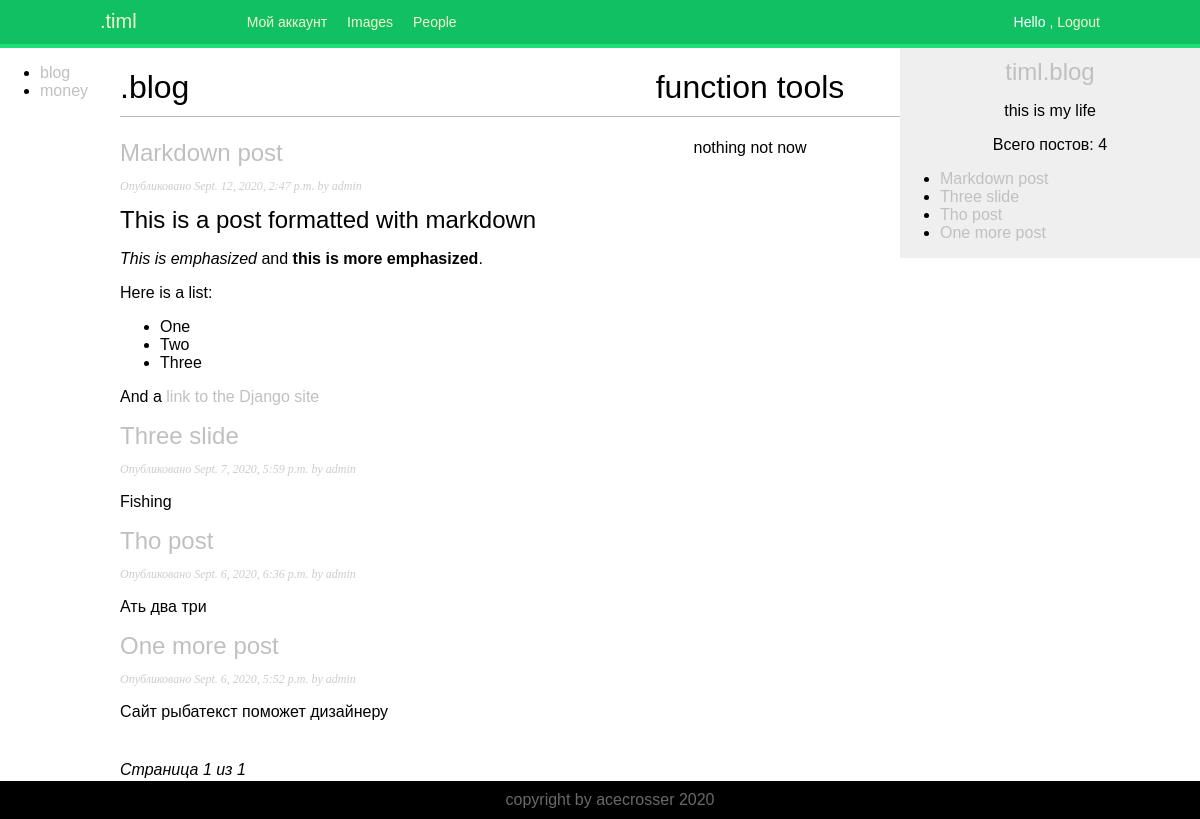
Screenshot of /blog/ (signed in) with the database file from the repository.
### blog/models.py (models this page shows, shortened)
class Post(models.Model):
    STATUS_CHOICES = (
        ('draft', 'Draft'),
        ('published', 'Published')
    )
    title = models.CharField(max_length=250)
    slug = models.SlugField(max_length=250, unique_for_date='publish')
    author = models.ForeignKey(User, on_delete=models.CASCADE, related_name='blog_posts')
    body = models.TextField()
    publish = models.DateTimeField(default=timezone.now)
    created = models.DateTimeField(auto_now_add=True)
    update = models.DateTimeField(auto_now=True)
    status = models.CharField(max_length=10, choices=STATUS_CHOICES, default='draft')
    tags = TaggableManager()
    class Meta:
        ordering = ('-publish',)
    object = models.Manager()
    published = PublishedManager()
    def get_absolute_url(self):
        return reverse('blog:post_detail', args=[self.publish.year,
                                                 self.publish.month,
                                                 self.publish.day,
                                                 self.slug])

### blog/views.py (the view)
# urls.py: path('', views.PostListView.as_view(), name='post_list'),
class PostListView(ListView):
    queryset = Post.published.filter()
    context_object_name = 'posts'
    paginate_by = 5
    template_name = 'blog/post/list.html'
    def get_queryset(self):
        return Post.published.filter(author=self.request.user)

### blog/models.py (called while the page is built)
    def get_queryset(self):
        return super().get_queryset().filter(status='published')

### blog/templatetags/blog_tags.py (called while the page is built)
@register.simple_tag
def total_posts():
    return Post.published.count()

@register.inclusion_tag('blog/post/latest_posts.html')
def show_latest_posts(count=5):
    latest_posts = Post.published.order_by('-publish')[:count]
    return {'latest_posts': latest_posts}

@register.filter(name='markdown') # перемена name будет использоваться как название тега в шаблоне
def markdown_format(text):
    return mark_safe(markdown.markdown(text))

@register.simple_tag()
def function_tools():
    return 'nothing not now'

### blog/templates/blog/post/list.html (shortened to what this page needs)
{% extends 'blog/base.html' %}
{% load blog_tags %}
{% block content %}
    <h1>.blog</h1>
    {% for post in posts %}
        <h2>
            <a href="{{ post.get_absolute_url }}">{{ post.title }}</a>
        </h2>
        <p class="date">Опубликовано {{ post.publish }} by {{ post.author }}</p>
        {{ post.body|markdown|truncatewords_html:30 }}
    {% endfor %}
    {% include "pagination.html" with page=page_obj %}
{% endblock %}

### blog/templates/blog/base.html (shortened to what this page needs)
{% load blog_tags %}
{% load static %}
<!DOCTYPE html>
<html>
<head>
    <link href="{% static 'css/blog.css' %}" rel="stylesheet">
</head>
<body>
    <div id="header">
        <span class="logo">.timl</span>
        {% if request.user.is_authenticated %}
            <ul class="menu">
                <li {% if section == 'dashboard' %} class="selected" {% endif %}>
                    <a href="{% url 'dashboard' %}">Мой аккаунт</a>
                </li>
                <li {% if section == 'images' %} class="selected" {% endif %}>
                    <a href="#">Images</a>
                </li>
                <li {% if section == 'people' %} class="selected" {% endif %}>
                    <a href="#">People</a>
                </li>
            </ul>
        {% endif %}
            <span class="user">
                {% if request.user.is_authenticated %}
                Hello {{ request.user.first_name }},
                    <a href="{% url 'logout' %}">Logout</a>
                {% else %}
                    <a href="{% url 'login' %}">Log-in</a>
                {% endif %}
            </span>
    </div>
    <div id="sidebar_left">
        <ul class="menu">
            <li><a href="/blog/">blog</a></li>
            <li><a href="/money/">money</a></li>
        </ul>
    </div>
    <div id="content">
        {% block content %}
        {% endblock %}
    </div>
    <div id="function_tools">
        <center>
            <h1>function tools</h1>
            {% function_tools %}
        </center>
    </div>
    <div id="sidebar">
        <center>
            <a href="/blog/"><h2>timl.blog</h2></a>
            <p>this is my life</p>
            <p>Всего постов: {% total_posts %}</p>
        </center>
        {% show_latest_posts %}
    </div>
    <div id="footer">
        <center>
            copyright by acecrosser 2020
        </center>
    </div>
</body>
</html>

### blog/templates/pagination.html (shortened to what this page needs)
<div class="pagination">
    <span class="step-links">
    <span class="current">
        Страница {{ page.number }} из {{ page.paginator.num_pages }}
    </span>
    </span>
</div>

### blog/templates/blog/post/latest_posts.html
<ul>
  {% for post in latest_posts %}
  <li><a href="{{ post.get_absolute_url }}">{{ post.title}}</a></li>
  {% endfor %}
</ul>

### blog/static/css/blog.css (style rules this page uses)
body { margin:0; padding:0; font-family: Ubuntu Mono, sans-serif; }
a { color:#C0C0C0; text-decoration:none; }
h1 { font-weight:normal; border-bottom:1px solid #bbb; padding:0 0 10px 0; }
h2 { font-weight:normal; margin:10px 0 0; }
#header { padding:10px 100px; font-size:14px; background:#12c064; color:#fff; border-bottom:4px solid #1cdf78; overflow:auto; }
#header .logo { font-family: Ubuntu Mono, sans-serif; float:left; color:#f3f7cc; font-size:20px; margin-right:10%; }
#header ul.menu { list-style:none; float:left; margin:0; padding:0; }
#header ul.menu li { float:left; padding:4px 10px; }
#header a { color:#f3f7cc; }
#header .user { float:right; padding-top:4px; }
#content { float:left; width:40%; padding:0 0 0 0px; }
#function_tools { float:left; width:25%; height:100%; }
#sidebar { float:right; width:25%; background:#efefef; height:100%; }
#sidebar_left { float:left; width:10%; padding:0px 0px 1px 0px; height:100%; }
p.date { color:#ccc; font-family: georgia, serif; font-size: 12px; font-style: italic; }
#footer { position: fixed; left: 0; bottom: 0; padding: 10px; color: #696969; width: 100%; background: #000; }
.pagination { margin:40px 0; font-style: italic; }

### rows the page displays
Post: title "Markdown post", publish "Sept. 12, 2020, 2:47 p.m.", author "admin", body "This is a post formatted with markdown This is emphasized and this is more emphasized . Here is a list: One Two Three And a link to the Django site"
Post: title "Three slide", publish "Sept. 7, 2020, 5:59 p.m.", author "admin", body "Fishing"
Post: title "Tho post", publish "Sept. 6, 2020, 6:36 p.m.", author "admin", body "Ать два три"
Post: title "One more post", publish "Sept. 6, 2020, 5:52 p.m.", author "admin", body "Сайт рыбатекст поможет дизайнеру"

### other values shown
{{ page.number }} "1"
{{ page.paginator.num_pages }} "1"
